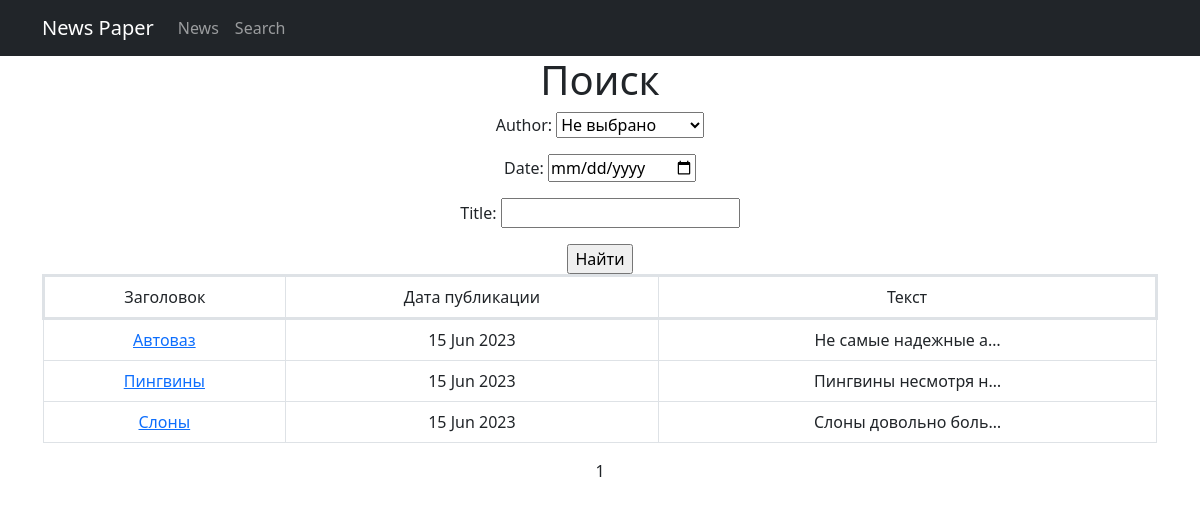
Page /news/search/ on the earlier database version.
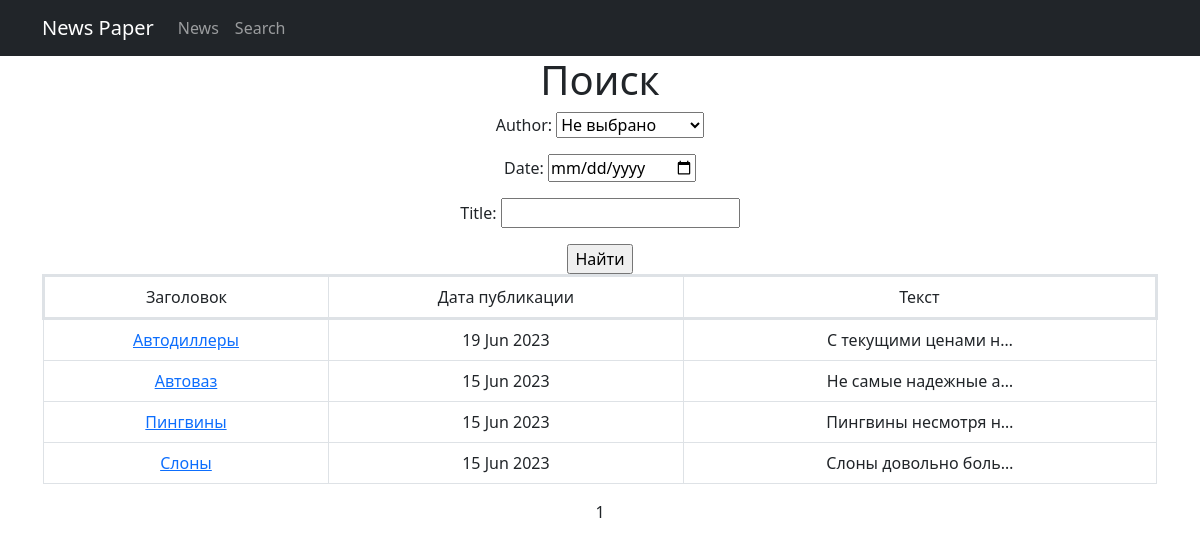
Same page on the later database version.
### news/models.py (models this page shows, shortened)
class Post(models.Model):
    news = 'NW'
    article = 'AR'
    POST_TYPES = [(news, 'Новость'), (article, 'Статья')]
    author = models.ForeignKey('Author', on_delete=models.PROTECT)
    post_type = models.CharField(max_length=2, choices=POST_TYPES, default=article,)
    time_create = models.DateTimeField(auto_now_add=True)
    categories = models.ManyToManyField(Category, through='PostCategory')
    title = models.CharField(max_length=80, default='Заголовок')
    post_text = models.TextField(default='Текст статьи')
    rating = models.IntegerField(default=0)

### news/views.py (the view)
# urls.py: path('search/', PostSearch.as_view(), name='post_search'),
class PostSearch(ListView):
    model = Post
    template_name = 'search.html'
    context_object_name = 'news'
    ordering = '-time_create'
    paginate_by = 10
    def get_queryset(self):
        queryset = super().get_queryset()
        self.filterset = PostFilter(self.request.GET, queryset)
        return self.filterset.qs
    def get_context_data(self, **kwargs):
        context = super().get_context_data(**kwargs)
        context['filterset'] = self.filterset
        return context

### news/templatetags/custom_filters.py (called while the page is built)
@register.filter()
def censor(value):
   for word in BAD_WORDS:
        pattern = f'({word[0].upper()}|{word[0].lower()}){word[1:]}'
        value = re.sub(pattern, f'\\1{"*" * (len(word) - 1)}', value)
   return value

### templates/search.html (shortened to what this page needs)
{% extends 'flatpages/default.html' %}
{% load custom_filters %}
{% load custom_tags %}
{% block content %}
    <h1>Поиск</h1>
    <form action="" method="get">
        {{ filterset.form.as_p }}
        <input type="submit" value="Найти" />
    </form>
    {% if news %}
    <table class="table table-bordered">
        <tr style='border-width: 3px;'>
            <td>Заголовок</td>
            <td>Дата публикации</td>
            <td>Текст</td>
        </tr>
        {% for post in news %}
        <tr>
            <td><a href="/news/{{post.id}}">{{ post.title|censor }}</a></td>
            <td>{{ post.time_create|date:'d M Y' }}</td>
            <td>{{ post.post_text|truncatechars:20|censor }}</td>
        </tr>
        {% endfor %}
    </table>
    {% else %}
        <h2>Ничего не найдено</h2>
    {% endif %}
{{ page_obj.number }}
{% endblock content %}

Differences in the rows shown:
added Post: title|censor "Автодиллеры", time_create "19 Jun 2023", post_text|censor "С текущими ценами н…"
